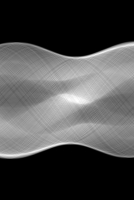
%> input picture exercise6/Sinogram2.tif, 134 x 200 px
$ octave --eval "fbp;"   (GNU Octave 9; MATLAB toolbox functions it lacks are replaced by stand-ins)
%> lines starting %> are read from the running program, lines starting %| are printed output that depends on the picture
%%%%%%%%%%%%%%%%%%%%%%%%%%%%%%%%%%%%%%%%%%%%%%%%%%
% Diagnostic Medical Image Processing (DMIP)
% WS 2014/15
% Exercise: Filtered Backprojection for fan beam geometry
%%%%%%%%%%%%%%%%%%%%%%%%%%%%%%%%%%%%%%%%%%%%%%%%%%

function fbp()
clear all;
close all;
close all hidden;
clc;

showRec = 1;

%%
%%%%%%%%%%%%%%%%%%%%%%%%%%%%%%%%%%%%%%%%%%%%%%%%%%%%%%%%%%%%%%%%%%%%%%%%%%%%%%%%%%%%%%%%%%%%%%%%%%%%%%%%%%%%
%%%%%%%%%%%%%%%%%%%%%%%% Initialise System Parameters + Load Sinogram  %%%%%%%%%%%%%%%%%%%%%%%%%%%%%%%%%%%%%
%%%%%%%%%%%%%%%%%%%%%%%%%%%%%%%%%%%%%%%%%%%%%%%%%%%%%%%%%%%%%%%%%%%%%%%%%%%%%%%%%%%%%%%%%%%%%%%%%%%%%%%%%%%%
% Projections have been created using the "CONRAD" software
% Here we set the parameters used in CONRAD and load the sinogram
% System parameters:
angleIncrement = 1; % angular increment
focalLength = 600; % source to detector distance
detLength = 200; % length of the detector
numberOfProjections = 134; % number of projections

% The scan was acquired as a short-scan, therefore we need to calculate the
% fan angle "halfFanAngle" and the angular short-scan range "maxBeta"
% TASK: Compute "halfFanAngle"
halfFanAngle = atan((detLength/2) / focalLength);
disp(['Half the fan angle: ' num2str(halfFanAngle*180/pi)]);
% TASK: Compute the short-scan range "maxBeta
maxBeta = pi + 2 * halfFanAngle;%180 degrees is not enough
disp(['Short-scan range: ' num2str(maxBeta*180/pi)]);

% From the short scan range we can now compute the individual angles for
% each projection
phis = linspace(0,maxBeta,numberOfProjections);

% TASK: Compute "detectorPositions"
% These are the distances from detector boundary to the detector cell
% centers, used to calculate ray angles (parkerWeighting, backprojection)
% (note: centered around 0, as central ray hits center of the detector)
detectorPositions = ((1:detLength) - (detLength/2 + 0.5))';

% Load the projections from the attached projection tif files
% Available: "Sinogram0.tif","Sinogram1.tif","Sinogram2.tif"
projs = double(imread('Sinogram2.tif'));
%> projs: size 200x134 double; min 0, max 33.18, mean 10; mean of the top-left, top-right, bottom-left and bottom-right quarters 9.1, 10.8, 10.9, 9.1

% Visualize the sinogram
if(showRec)
    figure(1);
    imagesc(projs);
    xlabel('Rotation angle');
    ylabel('Projections');
    axis image
    colormap gray;
    title('Full Sinogram');
end


%%
%%%%%%%%%%%%%%%%%%%%%%%%%%%%%%%%%%%%%%%%%%%%%%%%%%%%%%%%%%%%%%%%%%%%%%%%%%%%%%%%%%%%%%%%%%%%%%%%%%%%%%%%%%%%
%%%%%%%%%%%%%%%%%%%%%%%%%%%%%%%%%%%%% Sinogram Weighting (Fan Beam) %%%%%%%%%%%%%%%%%%%%%%%%%%%%%%%%%%%%%%%%
%%%%%%%%%%%%%%%%%%%%%%%%%%%%%%%%%%%%%%%%%%%%%%%%%%%%%%%%%%%%%%%%%%%%%%%%%%%%%%%%%%%%%%%%%%%%%%%%%%%%%%%%%%%%


% As we are now in the fan-beam case we need to apply different weights to
% the projection data, due to redundant rays and to compensate for different path lengths

% Get the cosine weights and multiply with the sinogram
cosW = cosineWeights(detectorPositions,focalLength,numberOfProjections);
projs_cos = projs.*cosW;

% Get the parker redundancy weights and multiply with the cosine weighted
% sinogram
parkerW = parkerWeights(detectorPositions,focalLength,phis,halfFanAngle);
projs_afterWeighting = projs_cos.*parkerW;
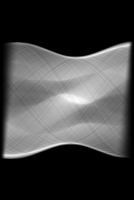
%> projs_afterWeighting: size 200x134 double; min 0, max 33.18, mean 9; drawn with min black and max white

% Visualize weights and weighted sinogram
figure
subplot(2,1,1)
imagesc(cosW)
xlabel('Rotation angle');
ylabel('Detector position');
title('Cosine Weights');
subplot(2,1,2)
imagesc(parkerW)
xlabel('Rotation angle');
ylabel('Detector position');
title('Parker Weights');

figure
subplot(2,1,1)
imagesc(projs)
xlabel('Rotation angle');
ylabel('Detector position');
colormap gray;
title('Sinogram before weighting');
subplot(2,1,2)
imagesc(projs_afterWeighting)
xlabel('Rotation angle');
ylabel('Detector position');
colormap gray;
title('Sinogram after weighting');

%%
%%%%%%%%%%%%%%%%%%%%%%%%%%%%%%%%%%%%%%%%%%%%%%%%%%%%%%%%%%%%%%%%%%%%%%%%%%%%%%%%%%%%%%%%%%%%%%%%%%%%%%%%%%%%
%%%%%%%%%%%%%%%%%%%%%%%%%%%%%%%%%%%%% Filtered Backprojection %%%%%%%%%%%%%%%%%%%%%%%%%%%%%%%%%%%%%%%%%%%%%%
%%%%%%%%%%%%%%%%%%%%%%%%%%%%%%%%%%%%%%%%%%%%%%%%%%%%%%%%%%%%%%%%%%%%%%%%%%%%%%%%%%%%%%%%%%%%%%%%%%%%%%%%%%%%


% Define the output size of the reconstructed image
m=128;
n=128;
% With "scaling" we can increase/decrease the reconstruction resolution
scaling = 1;

% choose a reconstruction filter
fltr = 1;
%fltr = 0; % No filtering, no high-pass filter is applied!
%fltr = 1; % Ram-Lak
%fltr = 2; % Shepp-Logan

% Reconstructed image
ct = zeros(m*scaling,n*scaling);

% Half of the dimension
dimY2 = m/2;
dimX2 = n/2;

% Compute matrix of image pixel positions
% Note: Always sample in the space where you expect the result!
[I J] = meshgrid(linspace(1,m,m*scaling),linspace(1,n,n*scaling));

% Image pixels are centered around the origin
x = J(:)-(dimX2+0.5);
y = -(I(:)-(dimY2+0.5));

imInd = [x y];
nInd = size(imInd,1);

for phi = 1:numberOfProjections

    % Extract detector line "proj" and angle "rad" of this projection
    proj = projs_afterWeighting(:,phi);
    % "-maxBeta" rotates the output
    % (Necessary as CONRAD angles apparently start at "-maxBeta")
    rad = phis(phi)-maxBeta;
    dimensions = [length(proj) length(proj)];

    % do the filtering on projections
    % Which filter should be used?
    if(fltr == 1)
        % Compute the filter step
        proj = RamLak(proj);
    elseif(fltr == 2)
        proj = SheppLogan(proj);
    else
        % No filter is applied
        proj = proj;
    end


    % Detector corner points (Central ray goes to center of detector)
    Po = [0; dimensions(2)/2];
    Pt = [0; -dimensions(2)/2];

    % Source point at oposite side
    S = [focalLength; 0];

    % Instead of rotating the image, the projection is rotated with the rotation matrix.
    % Define the rotation matrix
    R = [cos(rad), -sin(rad);
        sin(rad), cos(rad)];

    % Rotate the corner pixel positions of the 2-D image that we reconstruct.
    pPo = (R*Po);
    pPt = (R*Pt);
    pS = (R*S);

    if(showRec)
        figure(8);
        subplot(1,2,2);
        lim = ceil(sqrt(m^2+n^2)/100)*100;
        axis([-lim lim -lim lim]);
        plot(pPo(2),pPo(1),'--ro');
        %legend({'P_o'},'Location','EastOutside')
        hold on
        plot(pPt(2),pPt(1),'--bo');
        %legend({'P_o','P_t'},'Location','EastOutside')
        hold on
        plot([pPo(2) pPt(2)],[pPo(1) pPt(1)],'-g');
        hold on;
        %legend({'P_o','P_t','Detector'});
    end

    % Back projection:
    % Compute direction and normal of detector
    dirDet = pPt-pPo;
    dirDet = dirDet/norm(dirDet);

    % Hesse normal form: r*n0 - d = 0
    % d for Hesse normal form (distance of detector to origin - dot product)
    normalDet = [-dirDet(2);dirDet(1)];
    normalDet = normalDet/norm(normalDet);
    d = pPo'*normalDet;

    % intersect all rays with the detector
    % 1) get line equations for all rays
    % get ray directions (Source to pixel positions)
    StoPixels = (imInd-repmat(pS',nInd,1));
    StoPixelsN = StoPixels./repmat(sqrt(sum(StoPixels.^2,2)),1,2);
    % obtain the ray normals
    normalPix = StoPixelsN * [0,-1; 1,0]';
    % obtain line distances to world coordinate center
    dPix = pS'*normalPix';

    % TASK: 2) compute intersection points of ray lines and detector line
    pDet = zeros(nInd,2);
    for i=1:nInd
        pDet(i,:)=([normalDet';normalPix(i,:)]\[d;dPix(i)])';
    end

    % Distances between projected points and detector origin
    dis = pDet-repmat(pPo',nInd,1);
    % dis contains the vectors along the detector -> get eucledian lengths
    ts = sqrt((dis(:,1).*dis(:,1))+(dis(:,2).*dis(:,2)));

    % Get the interpolated value on the detector and assign to
    % corresponding pixel
    % use built in Matlab interpolation
    fbpv = interp1((1:size(proj,1))-0.5,proj,ts,'linear',0);

    %%%%%%%%%%%%%%%%%%%%%%%%%%%%%%%%
    %%%%%% DISTANCE WEIGHTING %%%%%%
    %%%%%%%%%%%%%%%%%%%%%%%%%%%%%%%%
    % Apply the distance weights necessary for fan-beam backprojection
    % Orthogonal project Source-to-Pixel vectors to central ray
    % 1) Transform pixel positions to radius and angle representation
    r = abs(imInd(:,1)+1i*imInd(:,2));
    alphas = pi/2 + angle(imInd(:,1)+1i*imInd(:,2));
    % TASK: 2) Compute the distance weights U for all pixels
    U = (focalLength + r .* sin (rad - alphas)) / focalLength;

    % Correct the pixel values with the distance weight
    fbpvWeighted = fbpv./(U.^2);

    % Accumulate FBPs
    FBP = reshape(fbpvWeighted,m*scaling,n*scaling);
    ct = ct + FBP;

    if(showRec)
        figure(8);
        subplot(1,2,1); imagesc(ct'); axis image; colormap gray; xlabel('x'); ylabel('y'); title(['Projection: ', num2str(phi), '/', num2str(numberOfProjections)]);
        drawnow;
        hold off
    end
end % loop projections

% adjust scale (needed because we have short-scan)
ct = ct*(maxBeta/numberOfProjections);
figure(8);
subplot(1,2,1); imagesc(ct'); axis image; colormap gray; xlabel('x'); ylabel('y'); title(['Projection: ', num2str(phi), '/', num2str(numberOfProjections)]);
drawnow;
hold off

end


%%%%%%%%%%%%%%%%%%%%%%%%%%%%%%%%%%%%%%%%%%%%%%%%%%
% function [cosW] = cosineWeights(detSize,nrProjections,fanAngle)
%%%%%%%%%%%%%%%%%%%%%%%%%%%%%%%%%%%%%%%%%%%%%%%%%%
function [cosW] = cosineWeights(detPositions,srd,nrProjections)
% Cosine weights for fan angle "fanAngle" and given detector Positions

sourceDetectorDistance = srd;

% TASK: Compute the cosine weights for ONE projection
cosW = sourceDetectorDistance ./ sqrt(sourceDetectorDistance.^2+detPositions.^2);

% Make sure "cosW" is a column vector and extend weights for all
% projections
cosW = squeeze(cosW);
cosW = repmat(cosW,1,nrProjections);
end

%%%%%%%%%%%%%%%%%%%%%%%%%%%%%%%%%%%%%%%%%%%%%%%%%%
% function [parkerW] = parkerWeights(detSize,nrProjections,fanAngle)
%%%%%%%%%%%%%%%%%%%%%%%%%%%%%%%%%%%%%%%%%%%%%%%%%%
function [parkerW] = parkerWeights(detPositions, srd, projAngles, halfFanAngle)
% Parker redundancy weights for fan angle "fanAngle" and given size.

% Calculate ray angles for each detector bin
sourceDetectorDistance = srd;
gammas = atan(detPositions/sourceDetectorDistance);

% extend projection angles and ray angles to the full sinogram
betas = projAngles;
gammas = repmat(gammas,1,length(projAngles));
betas = repmat(betas,length(detPositions),1);

% Compute parker weights
% initialize with ones: --> includes already the second requirement
parkerW = ones(length(detPositions),length(projAngles));
% TASK: Implement the first requirement
% 1st case: 0 <= beta <= (2*delta-2*gamma)
mask = (betas>=0 & betas<=(2*halfFanAngle-2*gammas));%mask is the condition index
parkerW(mask) = sin((pi/4)*betas(mask)./(halfFanAngle - gammas(mask))).^2;
% TASK: Implement the third requirement
% 3rd case: pi-2*gamma <= beta <= pi+2*halfFanAngle
mask = (betas>=pi-2*gammas & betas <= pi+2*halfFanAngle);
parkerW(mask) = sin((pi/4)*(pi+2*halfFanAngle - betas(mask))./(halfFanAngle + gammas(mask))).^2;
end

%%%%%%%%%%%%%%%%%%%%%%%%%%%%%%%%%%%%%%%%%%%%%%%%%%
% function [out] = SheppLogan(proj)
%%%%%%%%%%%%%%%%%%%%%%%%%%%%%%%%%%%%%%%%%%%%%%%%%%
function [out] = SheppLogan(proj)
% Shepp-Logan filtering with kernel size "width" is applied.

width = length(proj);
t = -floor((width-1)/2);

for tap=1:width
    shepp(tap) = -2/(pi^2*(4*t^2-1));
    t = t + 1;
end

out = real(ifft(fft([shepp.';zeros(width,1)]).*fft([proj;zeros(width,1)])));
out = out(width/2:width+width/2-1);

end

%%%%%%%%%%%%%%%%%%%%%%%%%%%%%%%%%%%%%%%%%%%%%%%%%%
% function [out] = RamLak(width)
%%%%%%%%%%%%%%%%%%%%%%%%%%%%%%%%%%%%%%%%%%%%%%%%%%
function [out] = RamLak(proj)
% Ram-Lak filtering with kernel size "width" is applied.

width = length(proj);
t = -floor((width-1)/2);

for tap=1:width
    if(t==0)
        ramlak(tap) = 1/4;
    elseif(mod(t,2)==0)
        ramlak(tap) = 0;
    else
        ramlak(tap) = -1/(pi*t)^2;
    end
    t = t + 1;
end

out = real(ifft(fft([ramlak.';zeros(width,1)]).*fft([proj;zeros(width,1)])));
out = out(width/2:width+width/2-1);

end
%> (the run ends here)
